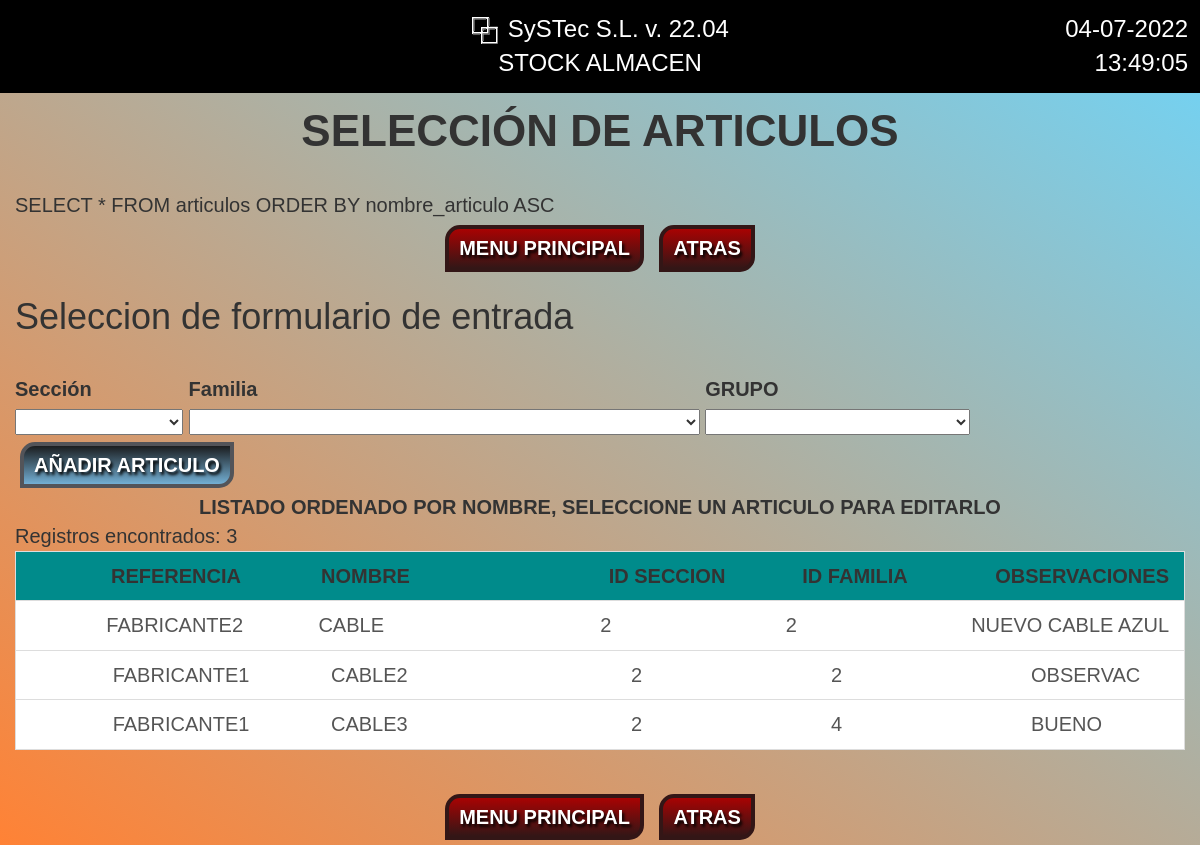
Page /seleccionArticulo.php on the committed database.
### tables this page shows
CREATE TABLE IF NOT EXISTS `articulos` (
  `id` mediumint(8) UNSIGNED NOT NULL AUTO_INCREMENT,
  `id_seccion` mediumint(9) NOT NULL,
  `id_familia` mediumint(9) NOT NULL,
  `id_grupo` int(11) NOT NULL,
  `codigo` mediumint(9) NOT NULL,
  `nombre_articulo` varchar(50) DEFAULT NULL,
  `id_fabricante` mediumint(9) NOT NULL,
  `referencia_fabricante` char(50) DEFAULT NULL,
  `descripcion_fabricante` char(50) DEFAULT NULL,
  `ruta_foto` text,
  `observaciones` char(40) DEFAULT NULL,
  `propiedad1` text,
  `propiedad2` text,
  `propiedad3` text,
  `propiedad4` text,
  `propiedad5` text,
  `propiedad6` text,
  `propiedad7` text,
  `propiedad8` text,
  `propiedad9` text,
  `propiedad10` text,
  `propiedad11` text,
  PRIMARY KEY (`id`)
);

### modulos/datosBD.php (called while the page is built, shortened)
<?php
    function conectarBD(){
        try{
            $cn = new PDO(DB_PDO_CONNECTION, DB_USER, DB_PASSWORD);
            $cn->setAttribute(PDO::ATTR_ERRMODE, PDO::ERRMODE_EXCEPTION);
            $cn->setAttribute(PDO::ATTR_EMULATE_PREPARES, false);
            return $cn;
        }catch(Exception $e){
            echo "ConectarBD: ".$e->getMessage();
            return null;
        }
    }
    function consultaListadoSQL($ConsultaSQL){
        try {
            $cn = conectarBD();
            $resultado = $cn->query($ConsultaSQL);
            $resultado->setFetchMode(PDO::FETCH_ASSOC);
            $listado = $resultado->fetchAll();
            return $listado;
        }catch(Exception $e){
            echo "consultaListadoSQL: ".$e->getMessage();
            return null;
        }
    }
?>

### seleccionArticulo.php (the view, shortened to what this page needs)
<?php
require_once("modulos/datosBD.php");
require_once("modulos/html.php");
if (isset($_POST["opcion"])) {
    $cuerpo = menuOpciones();
} else if (isset($_GET["id"])) {
    $cuerpo = mostrarRegistro("MOSTRAR");
} else {
    $cuerpo = mostrarListado();
}
function mostrarListado()
{
    try {
        $filtro = formarFiltro();
        $ConsultaSQL = "SELECT * FROM articulos {$filtro} ORDER BY nombre_articulo ASC";
        $listado = consultaListadoSQL($ConsultaSQL);
        $listado_articulos = Listado_Sencillo($listado);
        $texto = <<<EOF
                <br>
				{$ConsultaSQL}
                <center>
                    <input type="submit" name="opcion" value="MENU PRINCIPAL" class="btn-cancelar" />
                    <input type="submit" name="opcion" class="btn-cancelar" value="ATRAS" formnovalidate="formnovalidate" />
                </center>
                    <h1>Seleccion de formulario de entrada</h1>
                    <br>
                        <div class="caja-en-linea">
                            <label for="cdc">Sección</label><br>
                            <td>
                                <select id="id_seccion" name="id_seccion">
                                    <option value="null"></option>
                                    <option value="1" id="Familia_Automatismos" name="1">A Automatismos</option>
                                </select>
                            </td>
                        </div>
                        <div class="caja-en-linea">
                            <label for="cdc">Familia</label><br>
                            <td>
                                <select id="id_familia" name="id_familia">
                                    <option value="null"></option>
                                    <optgroup label="Familia_Automatismos" id="id_automatismos">
                                    </optgroup>
                                </select>
                            </td>
                        </div>
                        <div class="caja-en-linea">
                            <label for="cdc">GRUPO</label><br>
                            <td>
                                <select id="id_grupo" name="id_grupo">
                                    <optgroup label="Fuentes_de_alimentacion_transformadores_y_fusibles">
                                        <option value="null"></option>
                                        <option value="4">Fuentes de Alimentación</option>
                                    </optgroup>
                                </select>
                            </td>
                        </div>
                        <input type="submit" name="opcion" value="AÑADIR ARTICULO" class="btn-normal" />
                    <div class="centrado negrita">
                        LISTADO ORDENADO POR NOMBRE, SELECCIONE UN ARTICULO PARA EDITARLO
                    </div>
                    {$listado_articulos}
                    <p class="clearfix"></p>
                </div>
                <p class="clearfix"></p>
                <center>
                    <input type="submit" name="opcion" value="MENU PRINCIPAL" class="btn-cancelar" />
                    <input type="submit" name="opcion" class="btn-cancelar" value="ATRAS" formnovalidate="formnovalidate" />
                </center>
EOF;
        return $texto;
    } catch (Exception $e) {
        return "Mostrar Listado: " . $e->getMessage();
    }
}
function Listado_Sencillo($listado)
{
    $lista = "";
    $num_registros = "Registros encontrados: 0";
    if (!empty($listado)) {
        $num_registros = "Registros encontrados: " . count($listado);
        foreach ($listado as $fila) {
            $id = $fila["id"];
            $referencia = $fila["referencia_fabricante"];
            $nombre = $fila["nombre_articulo"];
            $id_seccion = $fila["id_seccion"];
            $id_familia = $fila["id_familia"];
            $observaciones = $fila["observaciones"];
            $lista .= <<<EOF
                    <a href="?id={$id}" class="list-group-item resaltar_link">
                        <table class="ancho-total" >
                            <tr>
                                <td class="centrado" width="300">{$referencia}</td>
                                <td class="izquierda truncate" width="300">{$nombre}</td>
                                <td class="izquierda truncate" width="200">{$id_seccion}</td>
                                <td class="izquierda truncate" width="200">{$id_familia}</td>
                                <td class="izquierda truncate" width="*">{$observaciones}</td>
                            </tr>
                        </table>
                    </a>
EOF;
        }
    }
    return <<<EOF
            {$num_registros}
            <div class="list-group-item fondo-cyan-oscuro">
                <table class="ancho-total">
                    <tr class="">
                        <th class="centrado" width="300">REFERENCIA</th>
                        <th class="izquierda" width="300">NOMBRE</th>
                        <th class="izquierda" width="200">ID SECCION</th>
                        <th class="izquierda" width="200">ID FAMILIA</th>
                        <th class="izquierda" width="*">OBSERVACIONES</th>
                    </tr>
                </table>
            </div>
            {$lista}
EOF;
}
function formarFiltro()
{
    $texto = "";
    return $texto;
}

### css/estilos.css (style rules this page uses)
html, body { height: 100%; background: #6DD5FA fixed; background: linear-gradient(to top right, #FF8235, #6DD5FA) fixed; }
html, body { font-family: Arial; font-size: 20px; }
.clearfix { padding-bottom: 0.5em; }
.ancho-total { width: 100%!Important; }
.centrado { text-align: center; }
.izquierda { text-align: left!Important; }
.negrita { font-weight: bold!important; }
.btn-normal, .btn-buscar, .btn-cancelar { .margin: 0.50em 0.50em 0.50em 0em; margin: 0.25em; padding: 0.25em 0.50em; border-top-left-radius: 15px; border-top-right-radius: 0px; border-bottom-left-radius: 0px; border-bottom-right-radius: 15px; text-shadow: 2px 3px 3px #030303; font-family: Arial; color: #ffffff; font-size: 20px; font-weight: bold; text-align: center!Important; .transition: border 1s; .transition: box-shadow 1s; .transition: text-shadow 2s; .transition:color 2s; text-decoration: none; }
.btn-normal { background: #1b1d1f; background-image: linear-gradient(to bottom, #1b1d1f, #73afd4); border: solid #535459 4px; }
.btn-cancelar { background: #A80303; background-image: linear-gradient(to bottom, #A80303, #331616); border: solid #331616 4px; }
.caja-en-linea { display: inline-block; }
.truncate { white-space: nowrap; overflow: hidden; text-overflow: ellipsis; }
.fondo-cyan-oscuro { background: DarkCyan!Important; }

### rows in the picture
articulos: referencia_fabricante "FABRICANTE2", nombre_articulo "CABLE", id_seccion "2", id_familia "2", observaciones "NUEVO CABLE AZUL"
articulos: referencia_fabricante "FABRICANTE1", nombre_articulo "CABLE2", id_seccion "2", id_familia "2", observaciones "OBSERVAC"
articulos: referencia_fabricante "FABRICANTE1", nombre_articulo "CABLE3", id_seccion "2", id_familia "4", observaciones "BUENO"

### other values in the picture
$version_app "SySTec S.L. v. 22.04"
$nom "STOCK ALMACEN"
$titulo "SELECCIÓN DE ARTICULOS"
$ConsultaSQL "SELECT * FROM articulos ORDER BY nombre_articulo ASC"
$num_registros "Registros encontrados: 3"
